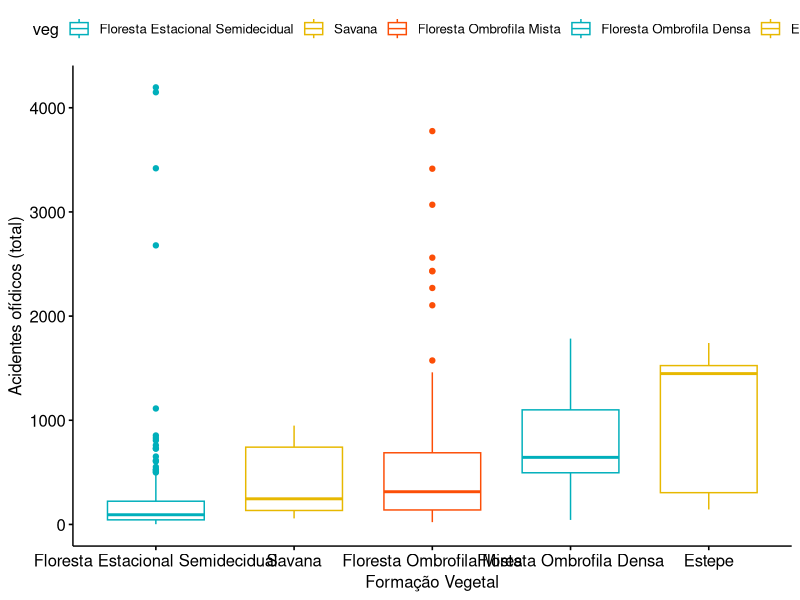
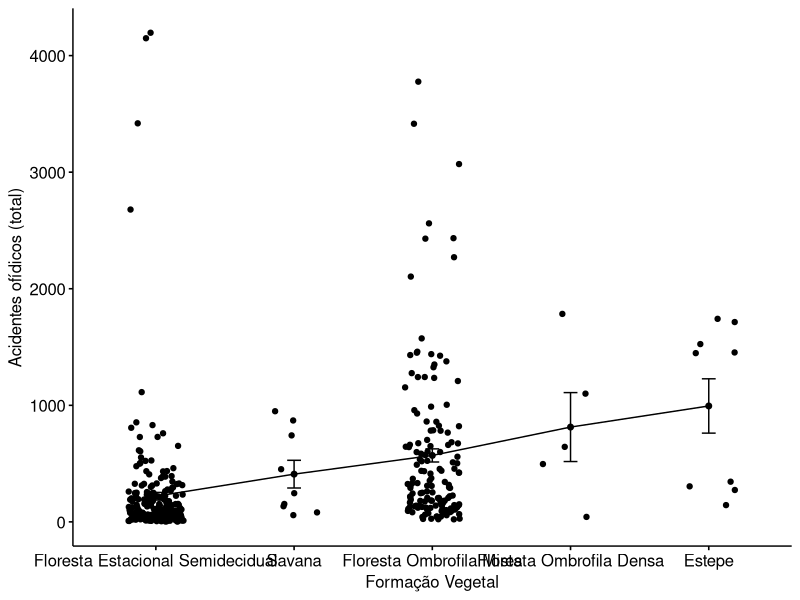
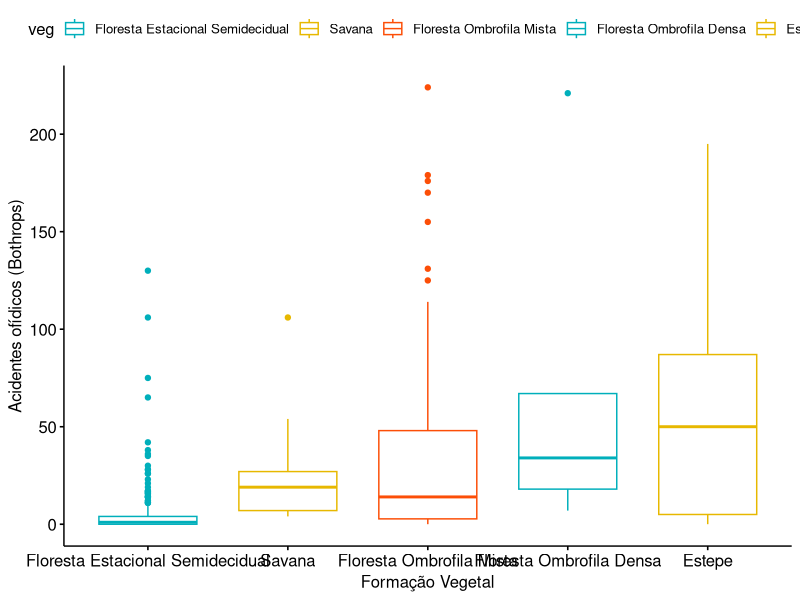
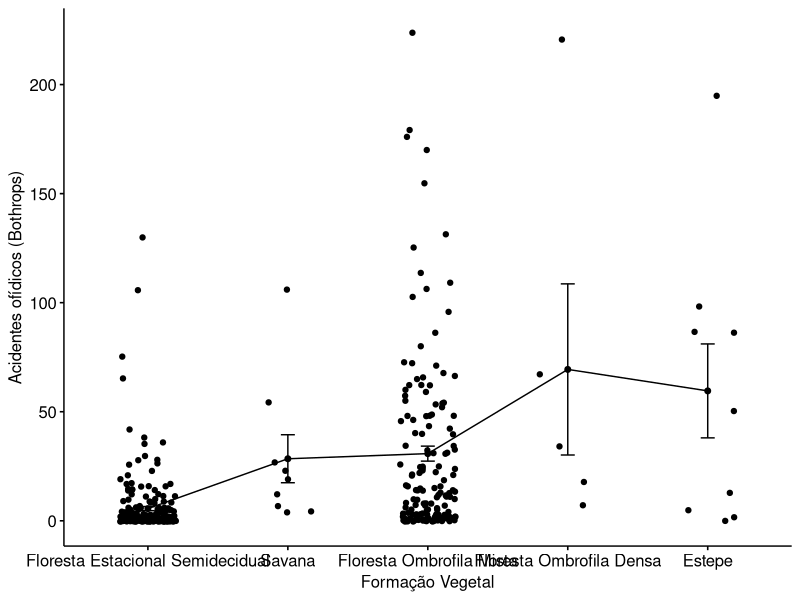
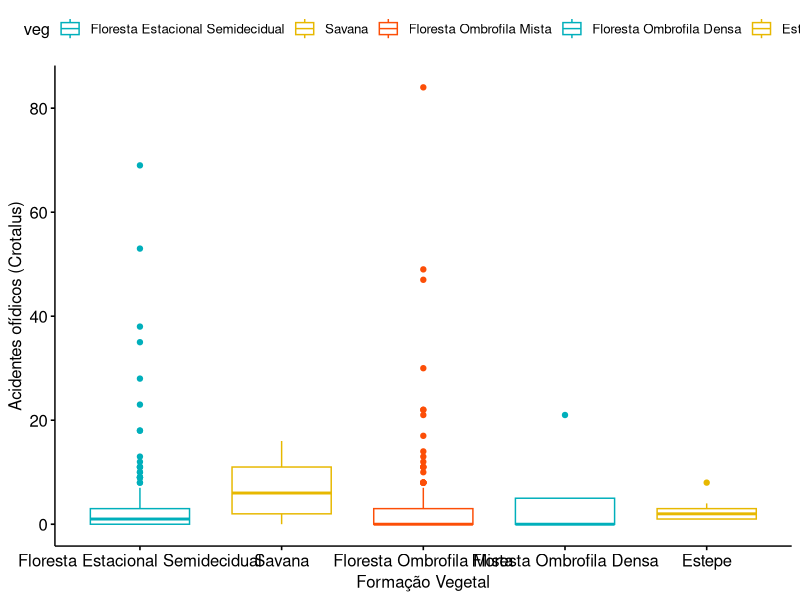
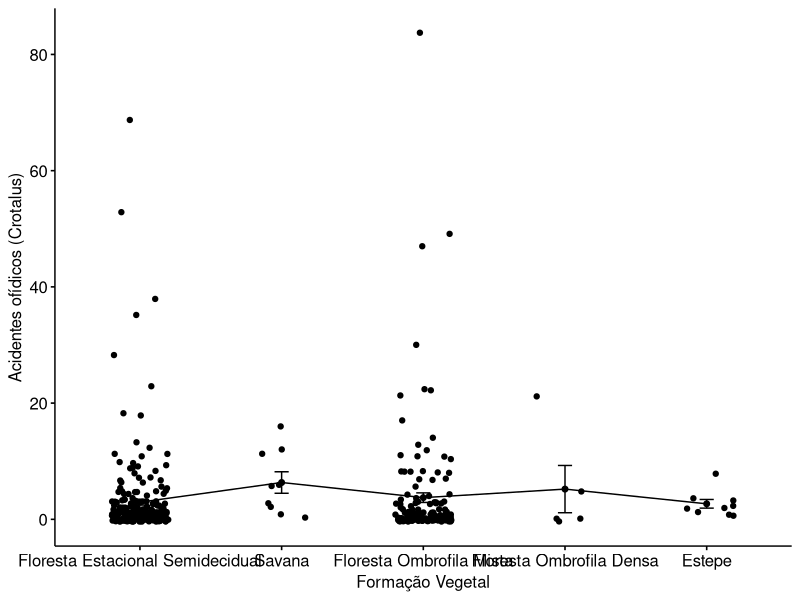

These charts were generated, in order, by the following R code:
#fonte: http://www.sthda.com/english/wiki/kruskal-wallis-test-in-r


library(dplyr)
library(ggpubr)
#carregar a tabela
#Dados de acidentes ofídicos no Paraná organizados pela Laura.



my_data <- read.csv(file = "data_subset.csv", sep = ";", header = TRUE)

#checar a tabela
head (my_data)
summary(my_data)
class(my_data)
dim(my_data)

#estatísticas descritivas dos acidentes totais por formação vegetal

group_by(my_data, veg) %>%
    summarise(
        count = n(),
        mean = mean(Total, na.rm = TRUE),
        sd = sd(Total, na.rm = TRUE),
        median = median(Total, na.rm = TRUE),
        IQR = IQR(Total, na.rm = TRUE)
    )

# A tibble: 5 x 6
#veg                              count  mean    sd median   IQR
#<chr>                            <int> <dbl> <dbl>  <dbl> <dbl>
#1 Estepe                              10 1926  3019.  1450. 1352.
#2 Floresta Estacional Semidecidual   227  220.  497.    93   179
#3 Floresta Ombrofila Densa             5  813.  661.   644   604
#4 Floresta Ombrofila Mista           145  792. 2751.   318   564
#5 Savana                               9  410.  356.   246   608

#remover outliers (2 linhas)
my_data2 <- my_data[-c(95, 276),]

#Boxplot

ggboxplot(my_data2, x = "veg", y = "Total",
          color = "veg", palette = c("#00AFBB", "#E7B800", "#FC4E07", "#00AFBB", "#E7B800", "#FC4E07"),
          order = c("Floresta Estacional Semidecidual", "Savana", "Floresta Ombrofila Mista", "Floresta Ombrofila Densa", "Estepe" ),
          ylab = "Acidentes ofídicos (total)", xlab = "Formação Vegetal")

#Mean plots

ggline(my_data2, x = "veg", y = "Total",
       add = c("mean_se", "jitter"),
       order = c("Floresta Estacional Semidecidual", "Savana", "Floresta Ombrofila Mista", "Floresta Ombrofila Densa", "Estepe" ),
       ylab = "Acidentes ofídicos (total)", xlab = "Formação Vegetal")

#Queremos saber se há alguma diferença significativa na média total de acidente ofidico entre as cinco
#formações vegetais.

kruskal.test(Total ~ veg, data = my_data2)

#Kruskal-Wallis rank sum test
#data:  Total by veg
#Kruskal-Wallis chi-squared = 87.852, df = 4, p-value < 2.2e-16

#Como o p-value < 0.05, conclui0se que tem diferenças significativas entre as formações
#vegetais.

#comparação par a par entre as formações vegetais.

pairwise.wilcox.test(my_data2$Total, my_data2$veg,
                     p.adjust.method = "none")

#Pairwise comparisons using Wilcoxon rank sum test with continuity correction

#data:  my_data2$Total and my_data2$veg

#                                 Estepe  Floresta Estacional Semidecidual Floresta Ombrofila Densa Floresta Ombrofila Mista
#Floresta Estacional Semidecidual 6.2e-05 -                                -                        -
#Floresta Ombrofila Densa         0.898   0.016                            -                        -
#Floresta Ombrofila Mista         0.031   < 2e-16                          0.330                    -
#Savana                           0.050   0.014                            0.364                    0.667

#P value adjustment method: none

#Formações diferentes quanto: EST x FES; FES x FOD; FES x FOM; FES x SAV


############################Bothrops
my_data2

group_by(my_data2, veg) %>%
    summarise(
        count = n(),
        mean = mean(Bothrops, na.rm = TRUE),
        sd = sd(Bothrops, na.rm = TRUE),
        median = median(Bothrops, na.rm = TRUE),
        IQR = IQR(Bothrops, na.rm = TRUE)
    )

ggboxplot(my_data2, x = "veg", y = "Bothrops",
          color = "veg", palette = c("#00AFBB", "#E7B800", "#FC4E07", "#00AFBB", "#E7B800", "#FC4E07"),
          order = c("Floresta Estacional Semidecidual", "Savana", "Floresta Ombrofila Mista", "Floresta Ombrofila Densa", "Estepe" ),
          ylab = "Acidentes ofídicos (Bothrops)", xlab = "Formação Vegetal")

ggline(my_data2, x = "veg", y = "Bothrops",
       add = c("mean_se", "jitter"),
       order = c("Floresta Estacional Semidecidual", "Savana", "Floresta Ombrofila Mista", "Floresta Ombrofila Densa", "Estepe" ),
       ylab = "Acidentes ofídicos (Bothrops)", xlab = "Formação Vegetal")

kruskal.test(Bothrops ~ veg, data = my_data2)

#Kruskal-Wallis rank sum test

#data:  Bothrops by veg
#Kruskal-Wallis chi-squared = 102.26, df = 4, p-value < 2.2e-16

pairwise.wilcox.test(my_data2$Bothrops, my_data2$veg,
                     p.adjust.method = "none")

#Pairwise comparisons using Wilcoxon rank sum test with continuity correction

#data:  my_data2$Bothrops and my_data2$veg

#                                 Estepe  Floresta Estacional Semidecidual Floresta Ombrofila Densa Floresta Ombrofila Mista
#Floresta Estacional Semidecidual 0.00067 -                                -                        -
#Floresta Ombrofila Densa         0.79720 0.00051                          -                        -
#Floresta Ombrofila Mista         0.20849 < 2e-16                          0.13398                  -
#Savana                           0.65868 5.4e-05                          0.31624                  0.56305
#P value adjustment method: none


############################Crotalus
my_data2

group_by(my_data2, veg) %>%
    summarise(
        count = n(),
        mean = mean(Crotalus, na.rm = TRUE),
        sd = sd(Crotalus, na.rm = TRUE),
        median = median(Crotalus, na.rm = TRUE),
        IQR = IQR(Crotalus, na.rm = TRUE)
    )

ggboxplot(my_data2, x = "veg", y = "Crotalus",
          color = "veg", palette = c("#00AFBB", "#E7B800", "#FC4E07", "#00AFBB", "#E7B800", "#FC4E07"),
          order = c("Floresta Estacional Semidecidual", "Savana", "Floresta Ombrofila Mista", "Floresta Ombrofila Densa", "Estepe" ),
          ylab = "Acidentes ofídicos (Crotalus)", xlab = "Formação Vegetal")

ggline(my_data2, x = "veg", y = "Crotalus",
       add = c("mean_se", "jitter"),
       order = c("Floresta Estacional Semidecidual", "Savana", "Floresta Ombrofila Mista", "Floresta Ombrofila Densa", "Estepe" ),
       ylab = "Acidentes ofídicos (Crotalus)", xlab = "Formação Vegetal")

kruskal.test(Crotalus ~ veg, data = my_data2)

#Kruskal-Wallis rank sum test

#data:  Crotalus by veg
#Kruskal-Wallis chi-squared = 12.056, df = 4, p-value = 0.01694

pairwise.wilcox.test(my_data2$Crotalus, my_data2$veg,
                     p.adjust.method = "none")

#Pairwise comparisons using Wilcoxon rank sum test with continuity correction

#data:  my_data2$Crotalus and my_data2$veg

#                                 Estepe Floresta Estacional Semidecidual Floresta Ombrofila Densa Floresta Ombrofila Mista
#Floresta Estacional Semidecidual 0.0530 -                                -                        -
#Floresta Ombrofila Densa         0.4993 0.9775                           -                        -
#Floresta Ombrofila Mista         0.0338 0.4136                           0.9365                   -
#Savana                           0.1953 0.0058                           0.3114                   0.0077

#P value adjustment method: none
